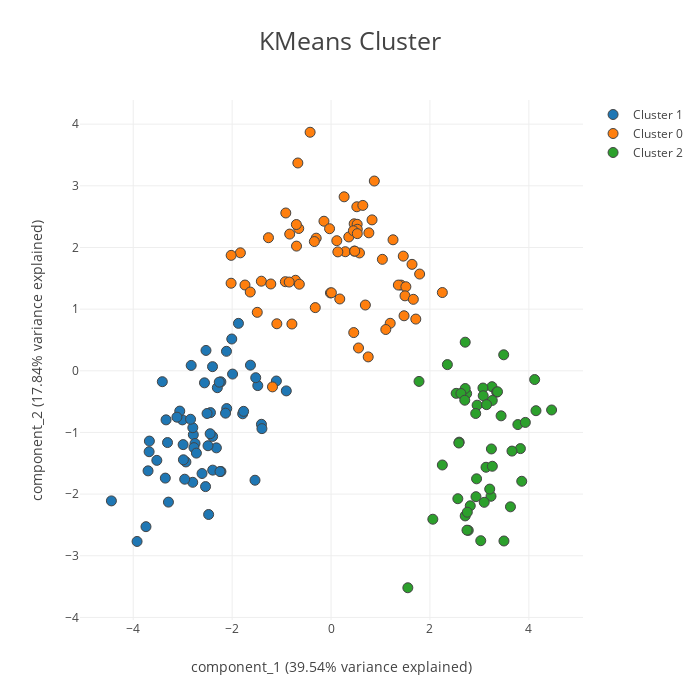

Notebook source saved alongside this figure:
### Code cell
# OLD
# iplot(plotly_object)
